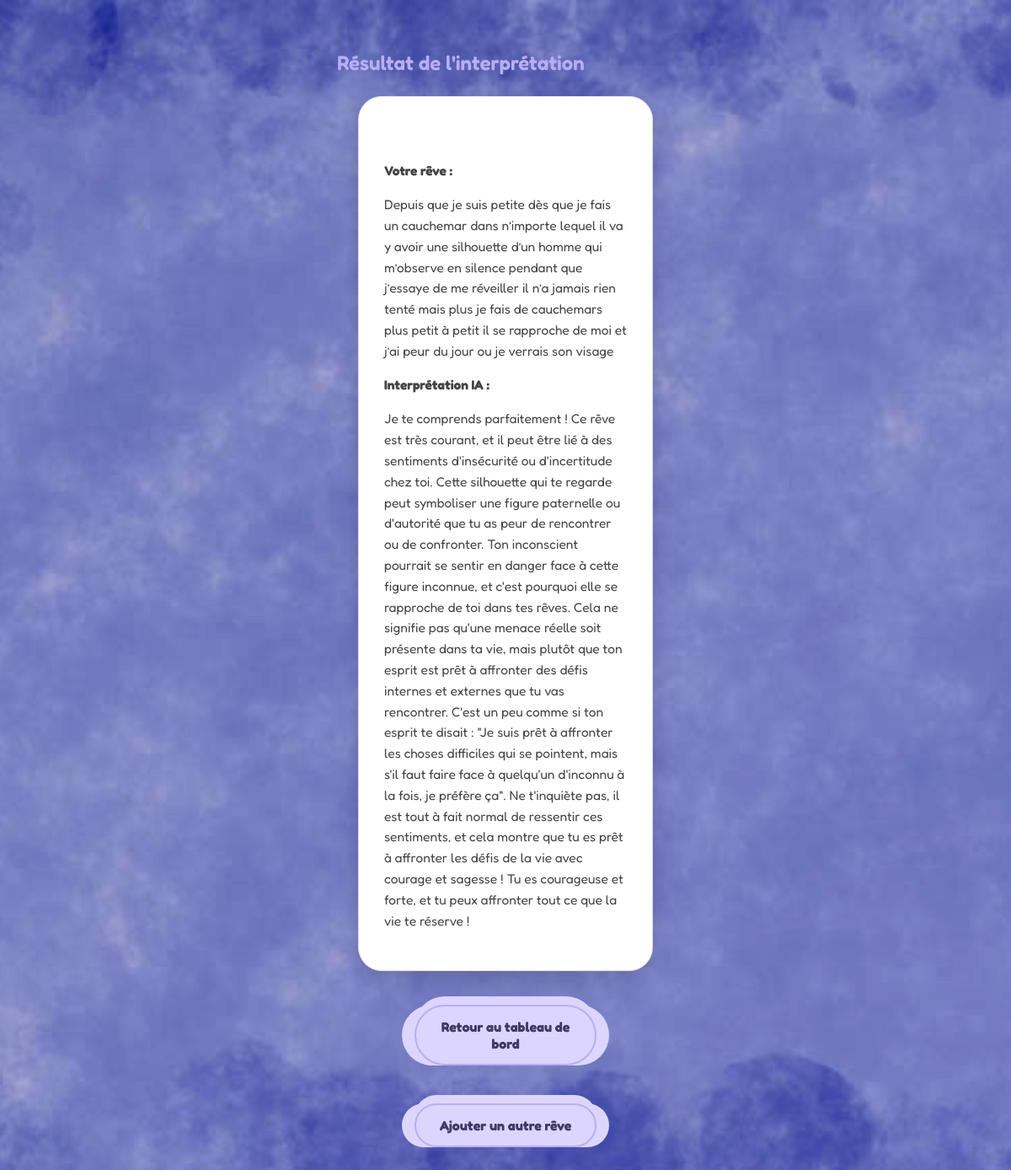
Screenshot of /result/20 (signed in) with the database file from the repository.
### tables this page shows
CREATE TABLE dreams (
            id INTEGER PRIMARY KEY AUTOINCREMENT,
            user_id INTEGER NOT NULL,
            title TEXT NOT NULL,
            content TEXT NOT NULL,
            interpretation TEXT,
            is_public INTEGER DEFAULT 0, dream_type TEXT DEFAULT 'reve',
            FOREIGN KEY (user_id) REFERENCES users (id)
        );

### app.py (the view)
@app.route("/result/<int:dream_id>")
def result(dream_id):
    if "user_id" not in session:
        return redirect(url_for("login"))
    conn = get_db_connection()
    cursor = conn.cursor()
    cursor.execute(
        "SELECT * FROM dreams WHERE id = ? AND user_id = ?",
        (dream_id, session["user_id"])
    )
    dream = cursor.fetchone()
    conn.close()
    if not dream:
        return "Rêve introuvable."
    return render_template("result.html", dream=dream)

### app.py (called while the page is built)
def get_db_connection():
    conn = sqlite3.connect('dreams.db')
    conn.row_factory = sqlite3.Row
    return conn

### templates/result.html (shortened to what this page needs)
<!DOCTYPE html>
<html lang="fr">
<head>
    <link rel="stylesheet" href="{{ url_for('static', filename='style.css') }}">
</head>
<body>
    <div class="container">
        <h2>Résultat de l'interprétation</h2>
        <div class="card">
            <h3>{{ dream["title"] }}</h3>
            <p><strong>Votre rêve :</strong></p>
            <p>{{ dream["content"] }}</p>
            <p><strong>Interprétation IA :</strong></p>
            <p>{{ dream["interpretation"] }}</p>
        </div>
        <div class="buttons">
            <a href="{{ url_for('dashboard') }}" class="btn">Retour au tableau de bord</a>
            <a href="{{ url_for('add_dream') }}" class="btn">Ajouter un autre rêve</a>
        </div>
    </div>
</body>
</html>

### static/style.css (style rules this page uses)
body { font-family: 'Fredoka', Arial, sans-serif; background: linear-gradient(135deg, #0b091a 0%, #161233 100%), url("/static/background.jpg") no-repeat center center fixed; background-size: cover; background-blend-mode: overlay; margin: 0; padding: 0; min-height: 100vh; color: #f0edff; }
.container { width: 100%; max-width: 400px; margin: 60px auto; background: transparent; box-shadow: none; }
h1, h2, h3, h4 { color: #b8aef5; font-weight: 600; margin-top: 0; }
h3 { font-size: 22px; color: #fff; text-align: left; margin-bottom: 20px; }
.card, .feed-card, .add-dream-card { background: #ffffff ; border: 1px solid #e0e0e0 ; border-radius: 28px ; padding: 30px ; margin-bottom: 30px ; margin: 25px; box-shadow: 0 10px 25px rgba(0, 0, 0, 0.15); box-sizing: border-box; color: #333333 ; }
.card p, .feed-card .dream-content { color: #444444 ; font-size: 15.5px; line-height: 1.6; }
.btn, .menu-link { display: block; width: 180px; text-align: center; text-decoration: none; background: #dcd6ff; color: #3f3a66; padding: 14px 16px; margin: 15px auto; font-size: 16px; font-weight: bold; border-radius: 50px; border: 2px solid #b8aef5; box-shadow: -15px 0 0 #dcd6ff, 15px 0 0 #dcd6ff, 0 -10px 0 #dcd6ff; transition: 0.3s; cursor: pointer; }
.buttons { display: flex; gap: 15px; justify-content: center; flex-wrap: wrap; margin: 25px 0; }
.feed-card, .card { display: block ; position: relative ; overflow: hidden ; }

### rows the page displays
dreams: content "Depuis que je suis petite dès que je fais un cauchemar dans n’importe lequel il va y avoir une silhouette d’un homme qui m’observe en silence pendant que j’essaye de me réveiller il n’a jamais rien tenté mais plus je fais de cauchemars plus petit à petit il se rapproche de moi et j’ai peur du jour ou je verrais son visage", interpretation "Je te comprends parfaitement ! Ce rêve est très courant, et il peut être lié à des sentiments d'insécurité ou d'incertitude chez toi. Cette silhouette qui te regarde peut symboliser une figure paternelle ou d'autorité que tu as peur de rencontrer ou de confronter. Ton inconscient pourrait se sentir en danger face à cette figure inconnue, et c'est pourquoi elle se rapproche de toi dans tes rêves. Cela ne signifie pas qu'une menace réelle soit présente dans ta vie, mais plutôt que ton esprit est prêt à affronter des défis internes et externes que tu vas rencontrer. C'est un peu comme si ton esprit te disait : \"Je suis prêt à affronter les choses difficiles qui se pointent, mais s'il faut…"
